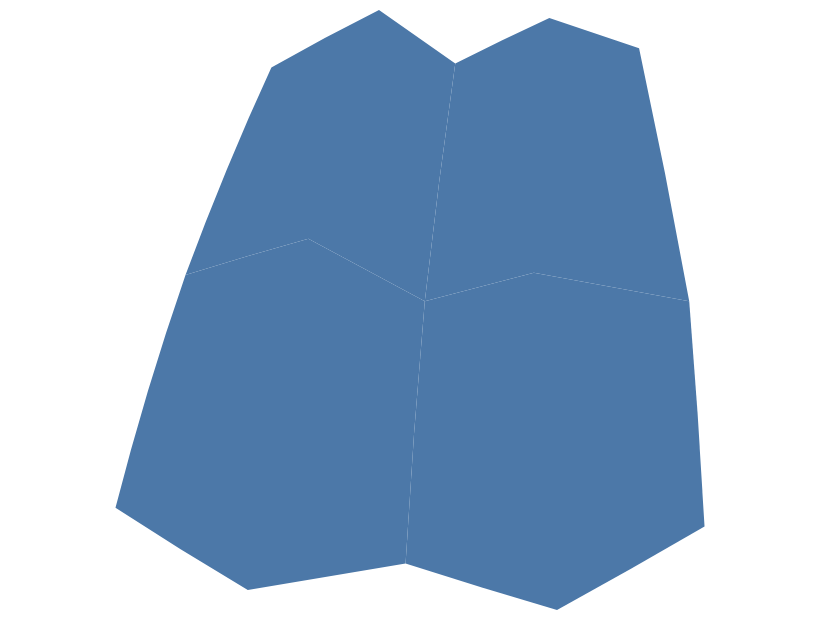

This figure's Vega-Lite source:
### Vega-Lite specification from a JSON file in a GitHub repository (floating-point values rounded to 4 significant figures)
{"$schema": "https://vega.github.io/schema/vega-lite/v6.json", "padding": 5, "autosize": "none", "width": 400, "height": 300, "data": {"values": {"type": "FeatureCollection", "features": [{"type": "Feature", "properties": {"name": "west", "value": 3, "cat": "a"}, "geometry": {"type": "Polygon", "coordinates": [[[-11, 48], [-2, 52], [9, 50], [10, 36], [0, 33], [-10, 35], [-11, 48]]]}}, {"type": "Feature", "properties": {"name": "east", "value": 5, "cat": "b"}, "geometry": {"type": "Polygon", "coordinates": [[[9, 50], [18, 52], [31, 50], [30, 38], [20, 34], [10, 36], [9, 50]]]}}, {"type": "Feature", "properties": {"name": "north-west", "value": 2, "cat": "a"}, "geometry": {"type": "Polygon", "coordinates": [[[-12, 60], [-3, 65], [8, 63], [9, 50], [-2, 52], [-11, 48], [-12, 60]]]}}, {"type": "Feature", "properties": {"name": "north-east", "value": 8, "cat": "b"}, "geometry": {"type": "Polygon", "coordinates": [[[8, 63], [19, 66], [30, 64], [31, 50], [18, 52], [9, 50], [8, 63]]]}}]}, "format": {"property": "features"}}, "projection": {"type": "orthographic", "clipAngle": 60, "precision": 0.2, "rotate": [-20, -45, 0]}, "mark": "geoshape"}
